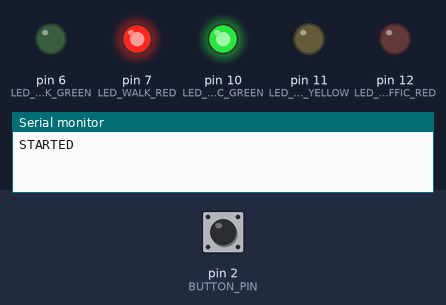
Recording of a sketch running on a simulated Arduino Uno, built with avr-gcc and run on an emulated ATmega328P. Shown: output pins drawn as LEDs (lit = HIGH), the last lines printed to the serial monitor. The test bench sets the inputs (shaded band); at power-on: pin 2 (BUTTON_PIN) HIGH.

Above: at 1.2 s.
1.3 s: pin 2 (BUTTON_PIN) pulled LOW for 0.15 s
4.4 s: pin 2 (BUTTON_PIN) pulled LOW for 1 s
At 5.0 s:
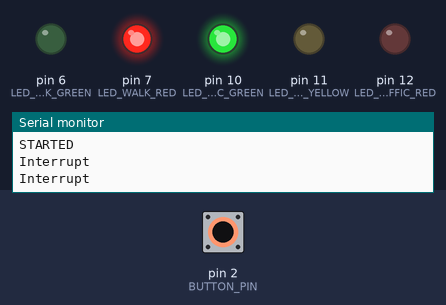
8.4 s: pin 2 (BUTTON_PIN) pulled LOW for 3.2 s
At 14.5 s:
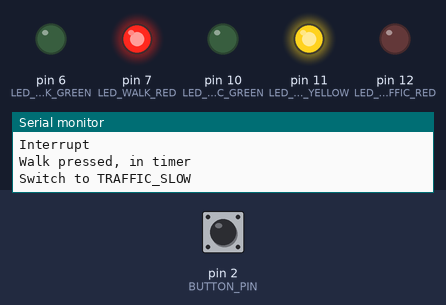
Timing chart, 0 to 28.4 s (numbered marks = the images above; inputs shaded):
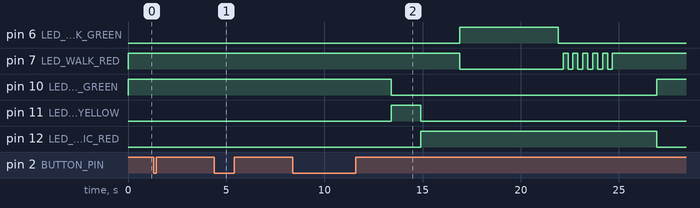

The sketch:

traffic_light.ino
```cpp
/*
Traffic Light
Controlling 5 LED's with a push button as input
*/

volatile bool walkButtonPressed = false;

unsigned long currentMillis;

unsigned int interval = 5000;   // 5 seconds
unsigned long prevMillis;       // Global to store button state

unsigned int flashInterval = 250;
unsigned long flashPrevMillis; // Store the flash interval
bool flashOn = true;

// LED states
int LED_TRAFFIC_RED = 12;
int LED_TRAFFIC_YELLOW = 11;
int LED_TRAFFIC_GREEN = 10;

int LED_WALK_RED = 7;
int LED_WALK_GREEN = 6;

// Button
int BUTTON_PIN = 2;

// States
typedef enum {WALK_GO, WALK_FLASH, WALK_STOP, TRAFFIC_GO, TRAFFIC_SLOW, TRAFFIC_STOP} state;
state lights = TRAFFIC_GO;

/*
 * Recieve the interrupt, set the flag, and start the timer
 */
void
buttonInterrupt()
{
    // Detach this interrupt
    detachInterrupt(digitalPinToInterrupt(BUTTON_PIN));

    Serial.println("Interrupt");
    // Set up the timer
    walkButtonPressed = true;
    prevMillis = millis();
    interval = 5000; // 5 seconds
}

/*
 * Tick the timer and do the crossing routine if interval is reached
 */
void
timerTick()
{
    // Get snapshot of time
    currentMillis = millis();

    if (((unsigned long) currentMillis - prevMillis) >= interval){

        // Set up a walk button timer if one has been requested by a button press
        if (walkButtonPressed && lights == TRAFFIC_GO){
            Serial.println("Walk pressed, in timer");
            walkButtonPressed = false;
            // Timer reached, and the walking button has been pressed, set the traffic to SLOW
            // The switch statement will take care of the rest
            lights = TRAFFIC_SLOW;
            Serial.println("Switch to TRAFFIC_SLOW");
            prevMillis = millis();
            interval = 1500; // 1 secs
        } else {
            // Set the next state based on the previous state
            // And for how long that state should remain the active state
            switch (lights){

                case WALK_GO:
                    lights = WALK_FLASH;
                    Serial.println("Switch to WALK_FLASH");
                    prevMillis = millis();
                    interval = 3000;
                    break;
                case WALK_FLASH:
                    lights = WALK_STOP;
                    Serial.println("Switch to WALK_STOP");
                    prevMillis = millis();
                    interval = 2000;
                    break;
                case WALK_STOP:
                    lights = TRAFFIC_GO;
                    Serial.println("Switch to TRAFFIC_GO");
                    //interval = 2000; // No interval for TRAFFIC_GO because it doesn't time out
                    prevMillis = millis();
                    break;
                case TRAFFIC_STOP:
                    lights = WALK_GO;
                    Serial.println("Switch to WALK_GO");
                    interval = 5000;
                    prevMillis = millis();
                    break;
                case TRAFFIC_SLOW:
                    lights = TRAFFIC_STOP;
                    Serial.println("Switch to TRAFFIC_STOP");
                    interval = 2000;
                    prevMillis = millis();
                    break;
                default:
                    // No change, TRAFFIC_GO remains until the button is pressed
                    break;
            }
        }
    }
}

void
setup()
{
    // Serial start for convenience
    Serial.begin(19200);
    Serial.println("STARTED");

    // Setup the LED pins
    pinMode(LED_TRAFFIC_RED, OUTPUT);
    pinMode(LED_TRAFFIC_YELLOW, OUTPUT);
    pinMode(LED_TRAFFIC_GREEN, OUTPUT);

    pinMode(LED_WALK_RED, OUTPUT);
    pinMode(LED_WALK_GREEN, OUTPUT);

    // Attach the button interrupt
    pinMode(BUTTON_PIN, INPUT_PULLUP);
    attachInterrupt(digitalPinToInterrupt(BUTTON_PIN), buttonInterrupt, FALLING);
}

void
loop()
{
    timerTick();

    // Set up the lights based on the state enum
    switch (lights){

        case WALK_GO:
            digitalWrite(LED_TRAFFIC_RED, HIGH);
            digitalWrite(LED_TRAFFIC_YELLOW, LOW);
            digitalWrite(LED_TRAFFIC_GREEN, LOW);
            digitalWrite(LED_WALK_RED, LOW);
            digitalWrite(LED_WALK_GREEN, HIGH);
            break;
        case WALK_FLASH:
            digitalWrite(LED_TRAFFIC_RED, HIGH);
            digitalWrite(LED_TRAFFIC_YELLOW, LOW);
            digitalWrite(LED_TRAFFIC_GREEN, LOW);
            digitalWrite(LED_WALK_GREEN, LOW);

            if (((unsigned long) currentMillis - flashPrevMillis) >= flashInterval){
                flashOn = !flashOn;
                // Decide whether walk red LED should be high or low
                flashPrevMillis = millis();
            }
            if (flashOn){
                Serial.println("FLASH ON");
                digitalWrite(LED_WALK_RED, HIGH);
            } else {
                Serial.println("FLASH OFF");
                digitalWrite(LED_WALK_RED, LOW);
            }
            break;
        case WALK_STOP:
        case TRAFFIC_STOP:
            digitalWrite(LED_TRAFFIC_RED, HIGH);
            digitalWrite(LED_TRAFFIC_YELLOW, LOW);
            digitalWrite(LED_TRAFFIC_GREEN, LOW);
            digitalWrite(LED_WALK_RED, HIGH);
            digitalWrite(LED_WALK_GREEN, LOW);
            break;
        case TRAFFIC_SLOW:
            digitalWrite(LED_TRAFFIC_RED, LOW);
            digitalWrite(LED_TRAFFIC_YELLOW, HIGH);
            digitalWrite(LED_TRAFFIC_GREEN, LOW);
            digitalWrite(LED_WALK_RED, HIGH);
            digitalWrite(LED_WALK_GREEN, LOW);
            break;
        case TRAFFIC_GO:
            // Attach the interrupt
            attachInterrupt(digitalPinToInterrupt(BUTTON_PIN), buttonInterrupt, FALLING);
            digitalWrite(LED_TRAFFIC_RED, LOW);
            digitalWrite(LED_TRAFFIC_YELLOW, LOW);
            digitalWrite(LED_TRAFFIC_GREEN, HIGH);
            digitalWrite(LED_WALK_RED, HIGH);
            digitalWrite(LED_WALK_GREEN, LOW);
            break;
        default:
            // Shouldn't ever get here
            Serial.println("What the hell did you do?");
            break;
    }

}
```

Measured:
- after the input at 4.4 s, pin 10 (LED_TRAFFIC_GREEN): stays HIGH (without the input it goes to LOW after 1.9 s); pin 11 (LED_TRAFFIC_YELLOW): stays LOW (without the input it goes to HIGH after 1.9 s); pin 12 (LED_TRAFFIC_RED): stays LOW (without the input it goes to HIGH after 3.4 s)
